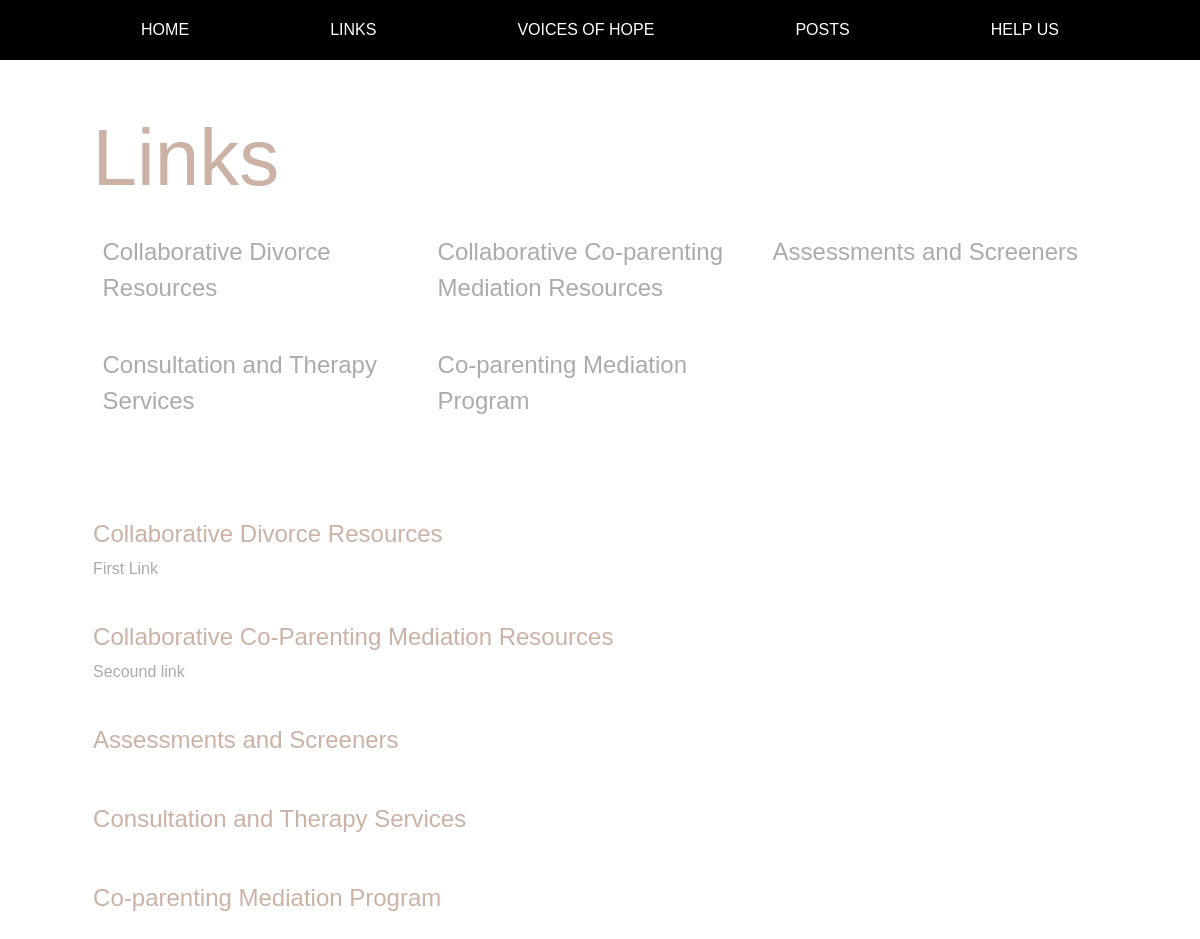
The app's page /links, older data.
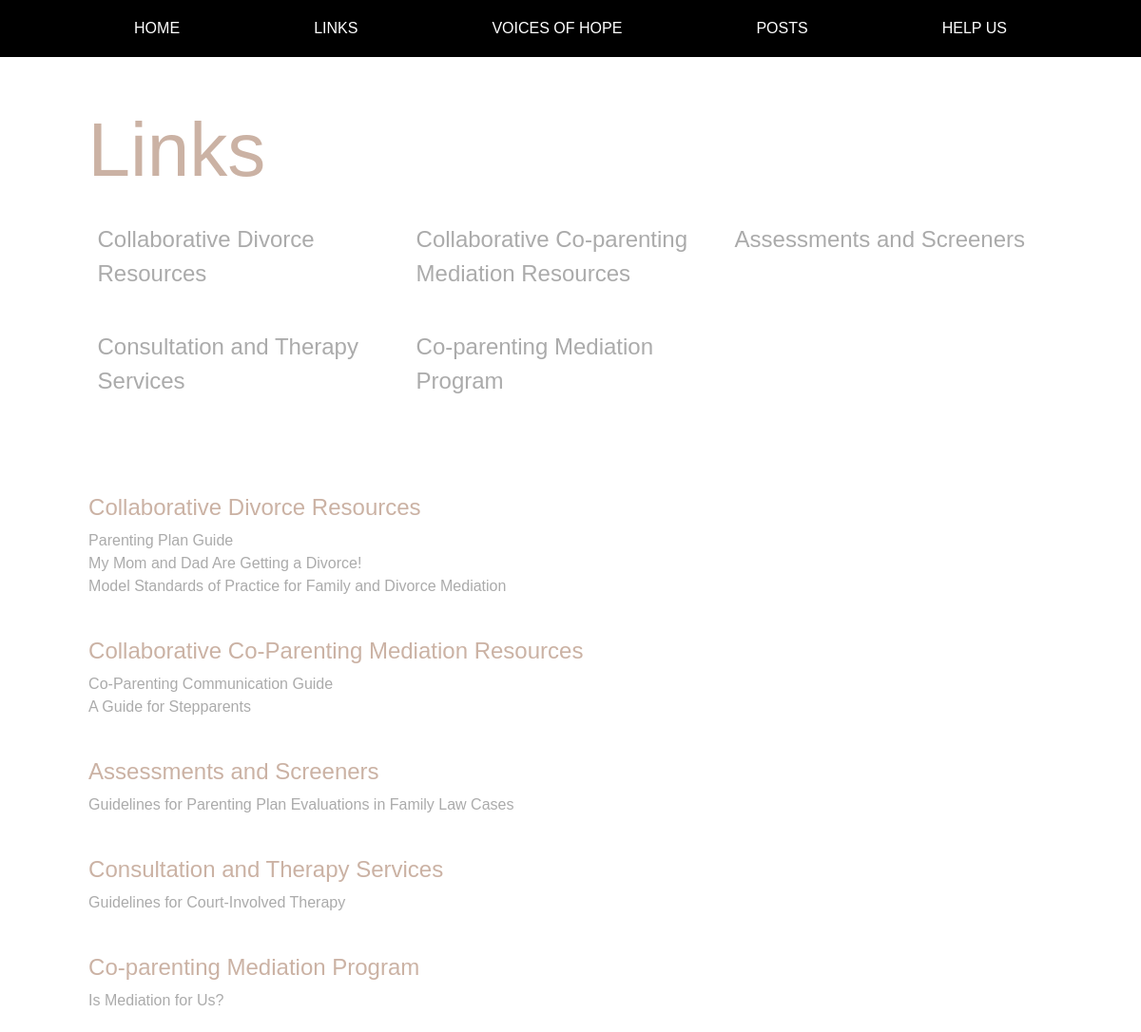
The same page, newer data.
### core/models.py (models this page shows, shortened)
class Link(models.Model):
    Collaborative_Divorce_Resources = 'Collaborative Divorce Resources'
    Collaborative_CoParenting_Mediation_Resources = 'Collaborative Co-Parenting Mediation Resources'
    Assessments_and_Screeners = 'Assessments and Screeners'
    Consultation_and_Therapy_Services = 'Consultation and Therapy Services'
    CoParenting_Mediation_Program = 'Co-Parenting Mediation Program'
    LINKS_OPTIONS = [
        (Collaborative_Divorce_Resources, Collaborative_Divorce_Resources),
        (Collaborative_CoParenting_Mediation_Resources, Collaborative_CoParenting_Mediation_Resources),
        (Assessments_and_Screeners, Assessments_and_Screeners),
        (Consultation_and_Therapy_Services, Consultation_and_Therapy_Services),
        (CoParenting_Mediation_Program, CoParenting_Mediation_Program)
    ]
    title = models.CharField(max_length=50, choices=LINKS_OPTIONS, verbose_name='Title name')
    url_title = models.CharField(max_length=100, verbose_name='Link title')
    url = models.CharField(max_length=100, verbose_name='Url of link')
    class Meta:
        verbose_name = 'Link'

### core/views.py (the view)
# urls.py: path('links', views.links, name='links'),
def links(request):
    data = {"title": "Links of Hope", 'links': Link.objects.all()}
    return render(request, "pages/links.html", context=data)

### templates/pages/links.html (shortened to what this page needs)
{% extends "base.html" %}
{% load static %}
{% block content %}
<div class="navigation">
    <h1 id="navigation-title" class="color">Links</h1>
    <div id="navigation-links">
        <button class="navigation-btn">Collaborative Divorce Resources</button>
        <button class="navigation-btn">Collaborative Co-parenting Mediation Resources</button>
        <button class="navigation-btn">Assessments and Screeners</button>
        <button class="navigation-btn">Consultation and Therapy Services</button>
        <button class="navigation-btn">Co-parenting Mediation Program</button>
    </div>
</div>
<div id="links">
    <div class="link">
        <h1 class="link-title">Collaborative Divorce Resources</h1>
        {% for link in links %}
            {% if link.title == 'Collaborative Divorce Resources' %}
            <div class="link-content">
                <a href="{{ link.url }}" class="link-content-link">{{ link.url_title}}</a>
            </div>
            {% endif %}
        {% endfor %}
    </div>
    <div class="link">
        <h1 class="link-title">Collaborative Co-Parenting Mediation Resources</h1>
        {% for link in links %}
            {% if link.title == 'Collaborative Co-Parenting Mediation Resources' %}
            <div class="link-content">
                <a href="{{ link.url }}" class="link-content-link">{{link.url_title}}</a>
            </div>
            {% endif %}
        {% endfor %}
    </div>
    <div class="link">
        <h1 class="link-title">Assessments and Screeners</h1>
        {% for link in links %}
            {% if link.title == 'Assessments and Screeners' %}
            <div class="link-content">
                <a href="{{ link.url }}" class="link-content-link">{{ link.url_title}}</a>
            </div>
            {% endif %}
        {% endfor %}
    </div>
    <div class="link">
        <h1 class="link-title">Consultation and Therapy Services</h1>
        {% for link in links %}
            {% if link.title == 'Consultation and Therapy Services' %}
            <div class="link-content">
                <a href="{{ link.url }}" class="link-content-link">{{ link.url_title}}</a>
            </div>
            {% endif %}
        {% endfor %}
    </div>
    <div class="link">
        <h1 class="link-title">Co-parenting Mediation Program</h1>
        {% for link in links %}
            {% if link.title == 'Co-Parenting Mediation Program' %}
            <div class="link-content">
                <a href="{{ link.url }}" class="link-content-link">{{ link.url_title}}</a>
            </div>
            {% endif %}
        {% endfor %}
    </div>
</div>
{% endblock %}

### templates/base.html (shortened to what this page needs)
<!DOCTYPE html>
<html lang="eng">
<head>
    {% include 'base_part/css.html' %}
</head>
<body>
    {% include 'base_part/header.html' %}
    <main style="margin-top: 50px;">
        {% block content %}{% endblock %}
    </main>
</body>
</html>

### templates/base_part/css.html (shortened to what this page needs)
{% load static %}
<link rel="stylesheet"
      href="https://cdn.jsdelivr.net/npm/bootstrap@5.1.3/dist/css/bootstrap.min.css"
>
<link rel="stylesheet" href="{% static 'css/main.css' %}">
<link rel="stylesheet" href="{% static 'css/stories.css' %}">
<link rel="stylesheet" href="{% static 'css/posts.css' %}">
<link rel="stylesheet" href="{% static 'css/links.css' %}">
<link rel="stylesheet" href="{% static 'css/help-us.css' %}">
<link rel="stylesheet" href="{% static 'css/style.css' %}">
<link rel="stylesheet" href="{% static 'css/style_min.css' %}">

### templates/base_part/header.html
<header>
    <div style="display: flex; justify-content: space-evenly; align-items: center; flex-direction: row; height: 100%;">
        <a href="/" class='header-links second-color'>HOME</a>
        <a href="/links" class='header-links second-color'>LINKS</a>
        <a href="/stories" class='header-links second-color'>VOICES OF HOPE</a>
        <a href="/posts" class='header-links second-color'>POSTS</a>
        <a href="/help-us" class='header-links second-color'>HELP US</a>
    </div>
</header>

### static/css/links.css (style rules this page uses)
.navigation { padding: 5%; }
#navigation-title { font-size: 80px; padding: 0 3%; }
#navigation-links { display: flex; flex-wrap: wrap; justify-content: flex-start; padding: 0 3%; }
.navigation-btn { width: 33%; color: #ababab; padding: 2% 1%; font-size: x-large; background: #0000; border: none; display: flex; text-align: start; }
#links { padding: 0 6%; }
.link { padding: 2%; }
.link-title { font-size: x-large; color: #CBB2A4 }
.link-content-link { color: #ababab; }

### static/css/style.css (style rules this page uses)
body { font-family: "Cinzel", sans-serif; }
header { position: fixed; z-index: 1; width: 100%; height: 60px; background-color: black; top:0; }
.header-links { color: #F4F1EC }
h1 { font-size: x-large; }
a { color: #ababab; text-decoration: none; }
.color { color: #CBB2A4; }
.second-color { color: white; }

Row changes from the older to the newer data that the page shows:
removed Link: url_title "First Link", shown under "Collaborative Divorce Resources"
removed Link: url_title "Secound link", shown under "Collaborative Co-Parenting Mediation Resources"
added Link: url_title "Parenting Plan Guide", shown under "Collaborative Divorce Resources"
added Link: url_title "My Mom and Dad Are Getting a Divorce!", shown under "Collaborative Divorce Resources"
added Link: url_title "Model Standards of Practice for Family and Divorce Mediation", shown under "Collaborative Divorce Resources"
added Link: url_title "Co-Parenting Communication Guide", shown under "Collaborative Co-Parenting Mediation Resources"
added Link: url_title "A Guide for Stepparents", shown under "Collaborative Co-Parenting Mediation Resources"
added Link: url_title "Guidelines for Parenting Plan Evaluations in Family Law Cases", shown under "Assessments and Screeners"
added Link: url_title "Guidelines for Court-Involved Therapy", shown under "Consultation and Therapy Services"
added Link: url_title "Is Mediation for Us?", shown under "Co-parenting Mediation Program"
